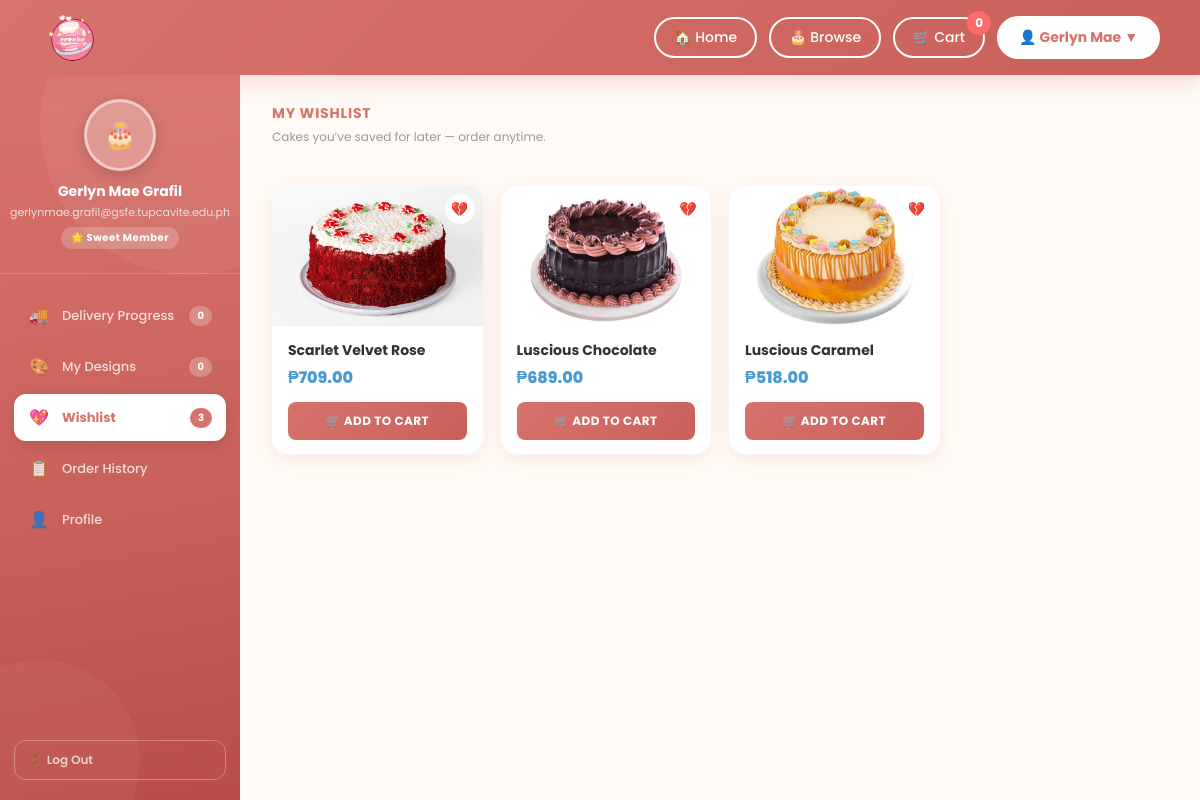
The page /wishlist/ (signed in) on the database its author committed.
### creake/models.py (models this page shows, shortened)
class Wishlist(models.Model):
    user = models.ForeignKey(User, on_delete=models.CASCADE, related_name='wishlist')
    cake = models.ForeignKey('Cake', on_delete=models.CASCADE)
    added_at = models.DateTimeField(auto_now_add=True)
    class Meta:
        unique_together = ('user', 'cake')
        ordering = ['-added_at']

class Cake(models.Model):
    CATEGORY_CHOICES = [
        ('chocolate', 'Chocolate'),
        ('vanilla', 'Vanilla'),
        ('strawberry', 'Strawberry'),
        ('redvelvet', 'Red Velvet'),
    ]
    name = models.CharField(max_length=100)
    category = models.CharField(max_length=20, choices=CATEGORY_CHOICES)
    description = models.TextField()
    price = models.DecimalField(max_digits=6, decimal_places=2)
    image = models.ImageField(upload_to='cakes/', blank=True, null=True)
    badge = models.CharField(max_length=50, blank=True, null=True)
    is_new = models.BooleanField(default=False)
    created_at = models.DateTimeField(auto_now_add=True)
    created_by = models.ForeignKey(User, on_delete=models.CASCADE, related_name='created_cakes', null=True, blank=True)
    class Meta:
        ordering = ['-created_at']

### creake/views.py (the view)
# urls.py: path('wishlist/', views.wishlist, name='wishlist'),
@login_required
def wishlist(request):
    if request.user.is_staff:
        return redirect('creake:admin_dashboard')
    wishlist_items = Wishlist.objects.filter(user=request.user).select_related('cake')
    return render(request, 'creake/wishlist.html', {
        'wishlist_items': wishlist_items,
        'wishlist_count': wishlist_items.count(),
    })

### creake/templates/creake/wishlist.html (shortened to what this page needs)
{% extends 'creake/base_dashboard.html' %}
{% block nav_wishlist %}active{% endblock %}
{% block content %}
<div>
  <div class="section-title">My Wishlist</div>
  <div class="section-sub">Cakes you&rsquo;ve saved for later &mdash; order anytime.</div>
</div>
{% if wishlist_items %}
<div class="wishlist-grid">
  {% for item in wishlist_items %}
  <div class="wish-card" data-cake-id="{{ item.cake.id }}">
    <div class="wish-img {{ item.cake.thumb_class|default:'' }}">
      {% if item.cake.image %}
        <img src="{{ item.cake.image.url }}" alt="{{ item.cake.name }}" style="width:100%;height:100%;object-fit:cover;">
      {% else %}
        {{ item.cake.emoji|default:"&#127874;" }}
      {% endif %}
    </div>
    <button class="wish-remove" onclick="removeWish(this)" title="Remove from wishlist">&#128148;</button>
    <div class="wish-info">
      <h4>{{ item.cake.name }}</h4>
      <div class="wish-price">&#8369;{{ item.cake.price }}</div>
      <button
        type="button"
        class="wish-btn"
        onclick="addToCartFromWishlist('{{ item.cake.name }}', {{ item.cake.price }}, {{ item.cake.id }})">
        &#128722; Add to Cart
      </button>
    </div>
  </div>
  {% endfor %}
</div>
{% endif %}
{% endblock %}

### creake/templates/creake/base_dashboard.html (shortened to what this page needs)
{% load static %}
<!DOCTYPE html>
<html lang="en">
<head>
<link rel="stylesheet" href="{% static 'creake/css/dashboard.css' %}">
</head>
<body>
<header class="site-header">
  <div class="header-logo">
    <a href="{% url 'creake:index' %}">
      <img src="{% static 'creake/images/creaked.png' %}" alt="CREAKE">
    </a>
  </div>
  <nav class="header-nav">
    <a href="{% url 'creake:index' %}">&#127968; Home</a>
    <a href="{% url 'creake:index' %}#main-content">&#127874; Browse</a>
    <a class="cart-icon-btn" href="{% url 'creake:index' %}">&#128722; Cart<span class="cart-count">0</span></a>
    <div class="user-dropdown-wrap">
      <button class="user-nav-btn" onclick="toggleDropdown()">
        &#128100; {{ request.user.first_name|default:request.user.username }} &#9660;
      </button>
    </div>
  </nav>
</header>
<div class="db-page">
  <aside class="db-side">
    <div class="side-avatar">
      <div class="avatar-ring">&#127874;</div>
      <h3>{{ request.user.get_full_name|default:request.user.username }}</h3>
      <span>{{ request.user.email }}</span>
      <div class="side-badge">&#127775; Sweet Member</div>
    </div>
    <nav class="side-nav">
      <a class="nav-item {% block nav_delivery %}{% endblock %}" href="{% url 'creake:delivery' %}">
        <span class="nav-icon">&#128666;</span> Delivery Progress
        <span class="nav-badge">{{ active_orders_count|default:"0" }}</span>
      </a>
      <a class="nav-item {% block nav_designs %}{% endblock %}" href="{% url 'creake:my_designs' %}">
        <span class="nav-icon">&#127912;</span> My Designs
        <span class="nav-badge">{{ designs_count|default:"0" }}</span>
      </a>
      <a class="nav-item {% block nav_wishlist %}{% endblock %}" href="{% url 'creake:wishlist' %}">
        <span class="nav-icon">&#128150;</span> Wishlist
        <span class="nav-badge" id="wishlist-side-count">{{ wishlist_count|default:"0" }}</span>
      </a>
      <a class="nav-item {% block nav_history %}{% endblock %}" href="{% url 'creake:order_history' %}">
        <span class="nav-icon">&#128203;</span> Order History
      </a>
      <a class="nav-item {% block nav_profile %}{% endblock %}" href="{% url 'creake:profile' %}">
        <span class="nav-icon">&#128100;</span> Profile
      </a>
    </nav>
    <div class="side-bottom">
      <form method="post" action="{% url 'creake:logout' %}" style="margin:0;">
        <button type="submit" class="side-logout">&#128682; Log Out</button>
      </form>
    </div>
  </aside>
  <main class="db-main">
    <div class="db-body">
      {% block content %}{% endblock %}
    </div>
  </main>
</div>
</body>
</html>

### rows shown on the page
Wishlist: cake.image (picture), cake.name "Scarlet Velvet Rose", cake.price "709.00"
Wishlist: cake.image (picture), cake.name "Luscious Chocolate", cake.price "689.00"
Wishlist: cake.image (picture), cake.name "Luscious Caramel", cake.price "518.00"

### other values the page prints
{{ request.user.first_name|default:request.user.username }} "Gerlyn Mae"
{{ request.user.get_full_name|default:request.user.username }} "Gerlyn Mae Grafil"
{{ request.user.email }} "gerlynmae.grafil@gsfe.tupcavite.edu.ph"
{{ active_orders_count|default:"0" }} "0"
{{ designs_count|default:"0" }} "0"
{{ wishlist_count|default:"0" }} "3"
